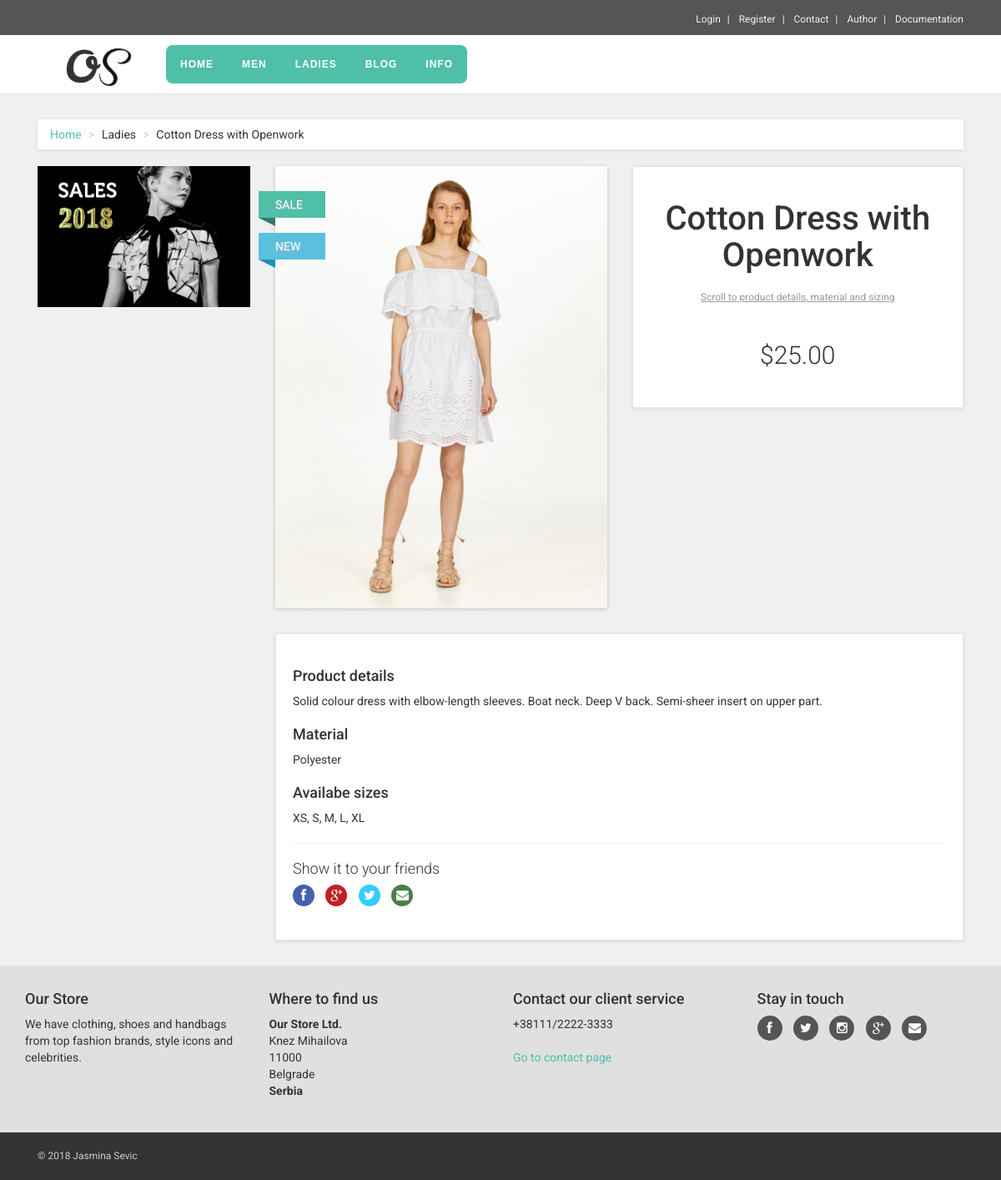
/category.php?id=1, run on the app's committed database.
### tables this page shows
CREATE TABLE `navigation` (
  `id_link` int(11) NOT NULL,
  `name` varchar(100) NOT NULL,
  `path` varchar(100) DEFAULT NULL,
  `parent` int(10) NOT NULL,
  `level` int(10) NOT NULL,
  `position` int(11) NOT NULL
);

CREATE TABLE `product` (
  `id_product` int(11) NOT NULL,
  `name` varchar(255) NOT NULL,
  `price` int(100) NOT NULL,
  `details` text NOT NULL,
  `material` varchar(255) NOT NULL,
  `size` varchar(255) NOT NULL,
  `image` varchar(255) NOT NULL,
  `sale` bit(1) NOT NULL,
  `new` bit(1) NOT NULL,
  `hot` bit(1) NOT NULL,
  `publ_date` timestamp NOT NULL DEFAULT CURRENT_TIMESTAMP,
  `parent` int(11) NOT NULL,
  `product_category` int(11) NOT NULL
);

### php/connection.php (called while the page is built)
<?php
    $host = "localhost";
    $database = "b18_22266661_ourstore";
    $username = "b18_22266661";
    $password = "5276462piramida";
    try{
        $conn = new PDO("mysql:host=$host;dbname=$database;charset=utf8", $username, $password);
        $conn->setAttribute(PDO::ATTR_ERRMODE, PDO::ERRMODE_EXCEPTION);
        $conn->setAttribute(PDO::ATTR_DEFAULT_FETCH_MODE, PDO::FETCH_OBJ);
    }
    catch(PDOEXCEPTIONS $e){
        echo $e->getMESSAGE();
    }
    function executeQuery($upit){
        global $conn;
        $result = $conn->query($upit)->fetchAll();
        return $result;
    }
?>

### category.php (the view, shortened to what this page needs)
<?php
if (isset($_GET['id'])):
    $id = $_GET['id'];
    include "php/connection.php";
    include "views/head.php";
    include "views/header.php";
    include "views/nav.php";
    ?>
							 <?php
    $query_prepare = $conn->prepare("SELECT *, p.name AS product_name FROM  product p INNER JOIN navigation n
	ON p.parent=n.id_link WHERE id_product = :id");
    $query_prepare->execute(array(":id" => $id));
    $result_product = $query_prepare->fetch();
    if (isset($result_product)):
      ?>
							<div id="all">
								<div id="content">
								    <div class="container">
								        <div class="col-md-12">
								            <ul class="breadcrumb">
								                <li><a href="index.php">Home</a>
								                </li>
								                <li><?= $result_product->name; ?></a>
								                </li>
								                <li><?= $result_product->product_name; ?></li>
								            </ul>
								        </div>
								        <div class="col-md-3">
								            <div class="banner">
								                <a href="#">
								                    <img src="img/banner.jpg" alt="sales 2018" class="img-responsive">
								                </a>
								            </div>
								        </div>
								        <div class="col-md-9">
								            <div class="row" id="productMain">
								                <div class="col-sm-6">
								                    <div id="mainImage">
								                        <img src="<?= $result_product->image; ?>" alt="" class="img-responsive">
								                    </div>
													<?php $sale = $result_product->sale;
													if ($sale == 1):
												?>
															<div class="ribbon sale">
																<div class="theribbon">SALE</div>
															</div>
												<?php endif;?>
												<?php $new_product = $result_product->new;
													if ($new_product == 1):
												?>
																	<div class="ribbon new">
																		<div class="theribbon">NEW</div>
																	</div>
																	<?php endif;?>
								                </div>
								                <div class="col-sm-6">
								                    <div class="box">
								                        <h1 class="text-center"><?= $result_product->product_name; ?></h1>
								                        <p class="goToDescription"><a href="#details" class="scroll-to">Scroll to product details, material and sizing</a>
								                        </p>
								                        <p class="price">$<?= $result_product->price; ?>.00</p>
								                    </div>
								                </div>
								            </div>
								            <div class="box" id="details">
								                <p>
								                    <h4>Product details</h4>
								                    <p><?= $result_product->details?></p>
								                    <h4>Material</h4>
								                    <p><?= $result_product->material?></p>
								                    <h4>Availabe sizes</h4>
								                    <p><?= $result_product->size?></p>
								                    <hr>
								                    <div class="social">
								                        <h4>Show it to your friends</h4>
								                        <p>
								                            <a href="#" class="external facebook" data-animate-hover="pulse"><i class="fa fa-facebook"></i></a>
								                            <a href="#" class="external gplus" data-animate-hover="pulse"><i class="fa fa-google-plus"></i></a>
								                            <a href="#" class="external twitter" data-animate-hover="pulse"><i class="fa fa-twitter"></i></a>
								                            <a href="#" class="email" data-animate-hover="pulse"><i class="fa fa-envelope"></i></a>
								                        </p>
								                    </div>
								            </div>
								        </div>
								    </div>
								</div>
							</div>
					<?php endif;?>
							 <?php
    include "views/footer.php";
endif;
?>

### views/nav.php (shortened to what this page needs)
    <div class="navbar navbar-default yamm" role="navigation" id="navbar">
        <div class="container">
            <div class="navbar-header">
                <a class="navbar-brand home" href="index.php" data-animate-hover="bounce">
                    <img src="img/os-logo.png" alt="Obaju logo" class="hidden-xs">
                </a>
            </div>
    <?php
$upit = "SELECT * FROM navigation n";
$res = executeQuery($upit);
$novi = array();
foreach ($res as $r) {
    $novi[] = array("id" => intval($r->id_link),
        "title" => $r->name,
        "parent_id" => $r->parent,
        "path" => $r->path,
        "id_link" => $r->id_link,
    );
}
function has_children($rows, $id)
{
    foreach ($rows as $row) {
        if ($row['parent_id'] == $id) {
            return true;
        }
    }
    return false;
}
function build_menu($rows, $parent = 0)
{
    $result = "<ul>";
    foreach ($rows as $row) {
        if ($row['parent_id'] == $parent) {
            $result .= "<li><a href='" . $row['path'] . "&parent=" . $row['parent_id'] . "&category=" . $row['id_link'] . "'>" . $row['title'] . "</a>";
            if (has_children($rows, $row['id'])) {
                $result .= build_menu($rows, $row['id']);
            }
            $result .= "</li>";
        }
    }
    $result .= "</ul>";
    return $result;
}
?>
            <div class="navbar-collapse collapse" id="navigation">
                <div id='cssmenu'>
                <?php echo build_menu($novi); ?>
                </div>
            </div>
        </div>
    </div>

### css/menumaker.css (style rules this page uses)
#cssmenu, #cssmenu ul, #cssmenu ul li, #cssmenu ul li a, #cssmenu #menu-button { margin: 0; padding: 0; border: 0; list-style: none; line-height: 1; display: block; position: relative; -webkit-box-sizing: border-box; -moz-box-sizing: border-box; box-sizing: border-box; }
#cssmenu:after, #cssmenu > ul:after { content: "."; display: block; clear: both; visibility: hidden; line-height: 0; height: 0; }
#cssmenu { font-family: Montserrat, sans-serif; background: #4fbfa8; margin-top: 12px; border-radius: 8px; }
#cssmenu > ul > li { float: left; }
#cssmenu > ul > li > a { padding: 17px; font-size: 12px; letter-spacing: 1px; text-decoration: none; color: #fff; font-weight: 700; text-transform: uppercase; -webkit-transition: color 0.25s ease; -moz-transition: color 0.25s ease; transition: color 0.25s ease; }

### data on the page
navigation: name "HOME"
navigation: name "MEN"
navigation: name "LADIES"
navigation: name "BLOG"
navigation: name "INFO"
product: navigation.name "Ladies", name "Cotton Dress with Openwork", image (picture), price "25", details "Solid colour dress with elbow-length sleeves. Boat neck. Deep V back. Semi-sheer insert on upper part.", material "Polyester", size "XS, S, M, L, XL"
